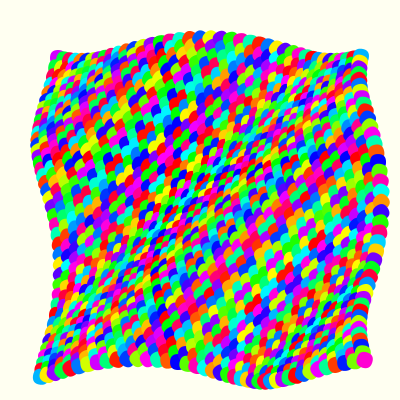
Frame 1 (no input)
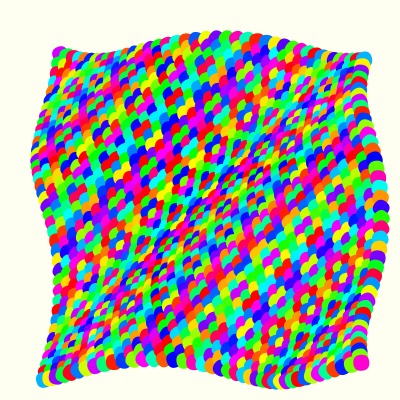
Frame 60 (the mouse pressed at the canvas centre just before this capture)
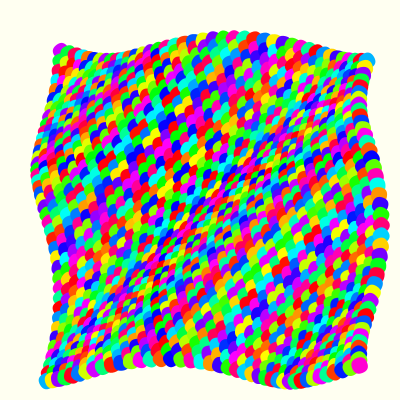
Frame 120 (the mouse held since frame 60 and released just before this capture)

The Processing sketch that drew these frames (run headless with seeded random() and noise(); from frame 60 on, the mouse is pressed at the canvas centre):

// Processing sketch: wave_of_64_grid
// ── wave_of_64_grid.pde
float rr = 0;
void setup() {
  size(400, 400); 
  background(#49D802);
  noStroke();
  colorMode(HSB);
}
void control(float x, float y, float z, float q, float rr) {
  fill(x*y%255, 255, 255);
  translate(x, y);
  rotate(rr);
  rect(0, 0, z, z, q);
  //ellipse(0, 0, z, z);
  resetMatrix();
}

void draw() {
  background(#fffff1);
  float x = 0;
  while (x < 8) {
    float y = 0;
    while (y < 8) {
      control(50 + x * 40, 50 + y * 40, 16, 20, rr + x + y );
      y = y + 0.2;
    }
    x = x + 0.2;
  }
  rr = rr + 0.1;
}
